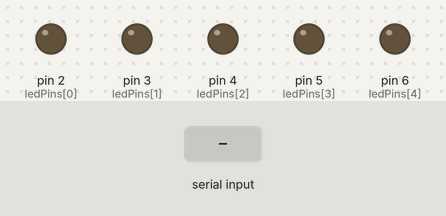
This sketch was run on a simulated Arduino Uno, built with avr-gcc and run on an emulated ATmega328P. Parts: output pins drawn as LEDs (lit = HIGH). The inputs (shaded band) are chosen by the test bench.

Above: at 1.2 s.
1.3 s: "90,45\n" received over Serial
At 2.1 s:
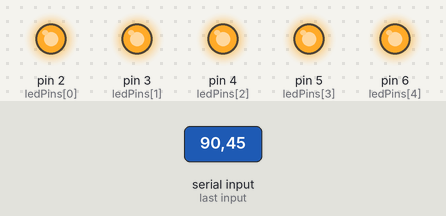
Timing chart, 0 to 4.3 s (numbered marks = the images above; inputs shaded):
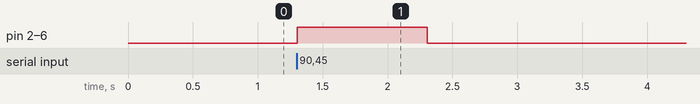

The sketch:

sketch_aug8a.ino
```cpp
int ledPins[] = {2, 3, 4, 5, 6};

void setup() {
  for (int i = 0; i < 5; i++) {
    pinMode(ledPins[i], OUTPUT);
  }
  Serial.begin(9600);
}

void loop() {
  if (Serial.available() > 0) {
    int numFingers = Serial.parseInt();
    for (int i = 0; i < 5; i++) {
      if (i < numFingers) {
        digitalWrite(ledPins[i], HIGH);
      } else {
        digitalWrite(ledPins[i], LOW);
      }
    }
  }
}
```

Measured:
- after the input at 1.3 s, pin 2 (ledPins[0]), pin 3 (ledPins[1]), pin 4 (ledPins[2]), pin 5 (ledPins[3]), pin 6 (ledPins[4]): LOW → HIGH at once, → LOW 1.0 s later
